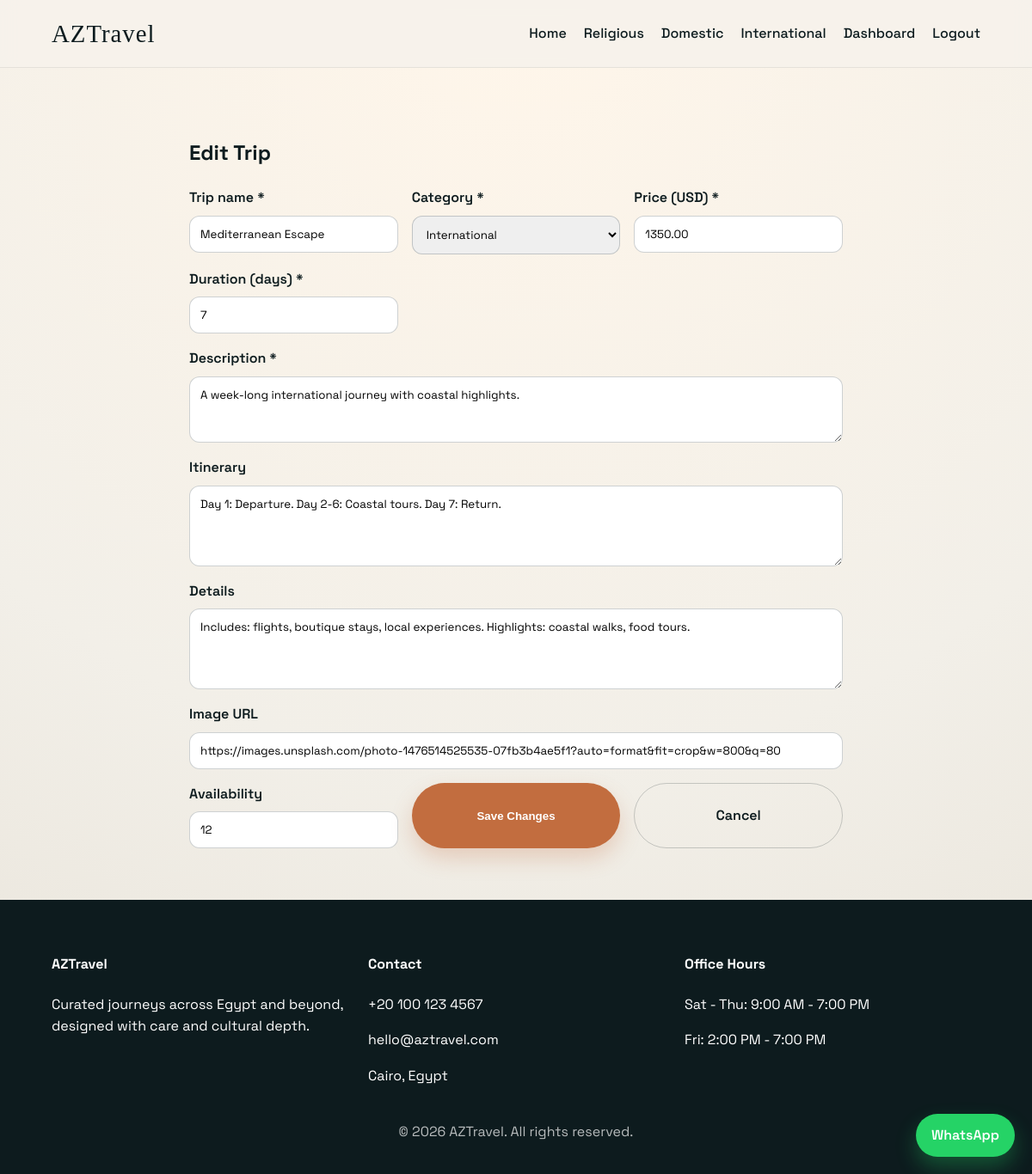
The page /edit_trip.php?id=3 (signed in) on the database its author committed.
### tables this page shows
CREATE TABLE IF NOT EXISTS trips (
  id INT AUTO_INCREMENT PRIMARY KEY,
  name VARCHAR(120) NOT NULL,
  description TEXT NOT NULL,
  price DECIMAL(10,2) NOT NULL,
  duration_days INT NOT NULL,
  category ENUM('religious','domestic','international') NOT NULL,
  image_url VARCHAR(255) DEFAULT NULL,
  itinerary TEXT,
  details TEXT,
  availability INT NOT NULL DEFAULT 0,
  created_at TIMESTAMP DEFAULT CURRENT_TIMESTAMP,
  updated_at TIMESTAMP DEFAULT CURRENT_TIMESTAMP ON UPDATE CURRENT_TIMESTAMP
);

### includes/config.php (called while the page is built, shortened)
<?php
function e(string $value): string {
    return htmlspecialchars($value, ENT_QUOTES, 'UTF-8');
}
?>

### edit_trip.php (the view, shortened to what this page needs)
<?php
require_once __DIR__ . '/includes/config.php';
require_once __DIR__ . '/includes/auth.php';
$id = isset($_GET['id']) ? (int)$_GET['id'] : 0;
$stmt = $pdo->prepare('SELECT * FROM trips WHERE id = :id');
$stmt->execute(['id' => $id]);
$trip = $stmt->fetch();
require_once __DIR__ . '/includes/header.php';
?>
<section class="dashboard">
    <div class="container form-page">
        <h2>Edit Trip</h2>
        <form method="post" class="form-grid">
            <label>
                Trip name *
                <input type="text" name="name" value="<?php echo e($trip['name']); ?>" required>
            </label>
            <label>
                Category *
                <select name="category" required>
                    <option value="international" <?php echo ($trip['category'] === 'international') ? 'selected' : ''; ?>>International</option>
                </select>
            </label>
            <label>
                Price (USD) *
                <input type="number" step="0.01" name="price" value="<?php echo e($trip['price']); ?>" required>
            </label>
            <label>
                Duration (days) *
                <input type="number" name="duration_days" value="<?php echo e($trip['duration_days']); ?>" required>
            </label>
            <label class="full">
                Description *
                <textarea name="description" rows="3" required><?php echo e($trip['description']); ?></textarea>
            </label>
            <label class="full">
                Itinerary
                <textarea name="itinerary" rows="4"><?php echo e($trip['itinerary']); ?></textarea>
            </label>
            <label class="full">
                Details
                <textarea name="details" rows="4"><?php echo e($trip['details'] ?? ''); ?></textarea>
            </label>
            <label class="full">
                Image URL
                <input type="url" name="image_url" value="<?php echo e($trip['image_url']); ?>">
            </label>
            <label>
                Availability
                <input type="number" name="availability" value="<?php echo e($trip['availability']); ?>">
            </label>
            <button class="btn" type="submit">Save Changes</button>
            <a class="btn ghost" href="dashboard.php">Cancel</a>
        </form>
    </div>
</section>
<?php require_once __DIR__ . '/includes/footer.php'; ?>

### assets/css/style.css (style rules this page uses)
* { box-sizing: border-box; }
body { margin: 0; font-family: var(--font-body); color: var(--dark); background: radial-gradient(circle at top, #fff6ea, #f2efe8 60%, #e8e3d9 100%); line-height: 1.6; }
a { color: inherit; text-decoration: none; }
.container { width: min(1100px, 90%); margin: 0 auto; }
.btn { display: inline-flex; align-items: center; justify-content: center; background: var(--accent); color: var(--light); padding: 12px 24px; border-radius: 999px; font-weight: 600; border: none; cursor: pointer; transition: transform 0.3s ease, box-shadow 0.3s ease; box-shadow: 0 12px 24px rgba(194, 109, 63, 0.25); }
.btn.ghost { background: transparent; color: var(--dark); border: 1px solid rgba(13, 27, 30, 0.2); box-shadow: none; }
.contact-form label, .form-grid label, .filter-form input, .filter-form select { display: flex; flex-direction: column; font-weight: 600; gap: 8px; }
input, textarea, select { padding: 12px; border-radius: 12px; border: 1px solid rgba(13, 27, 30, 0.2); font-family: var(--font-body); }
.dashboard { padding: 60px 0; }
.form-page { max-width: 760px; }
.form-grid { display: grid; grid-template-columns: repeat(auto-fit, minmax(220px, 1fr)); gap: 16px; }
.form-grid .full { grid-column: 1 / -1; }

### rows shown on the page
trips: name "Mediterranean Escape", category "International", price "1350.00", duration_days "7", description "A week-long international journey with coastal highlights.", itinerary "Day 1: Departure. Day 2-6: Coastal tours. Day 7: Return.", details "Includes: flights, boutique stays, local experiences. Highlights: coastal walks, food tours.", image_url "https://images.unsplash.com/photo-1476514525535-07fb3b4ae5f1?auto=format&fit=crop&w=800&q=80", availability "12"
